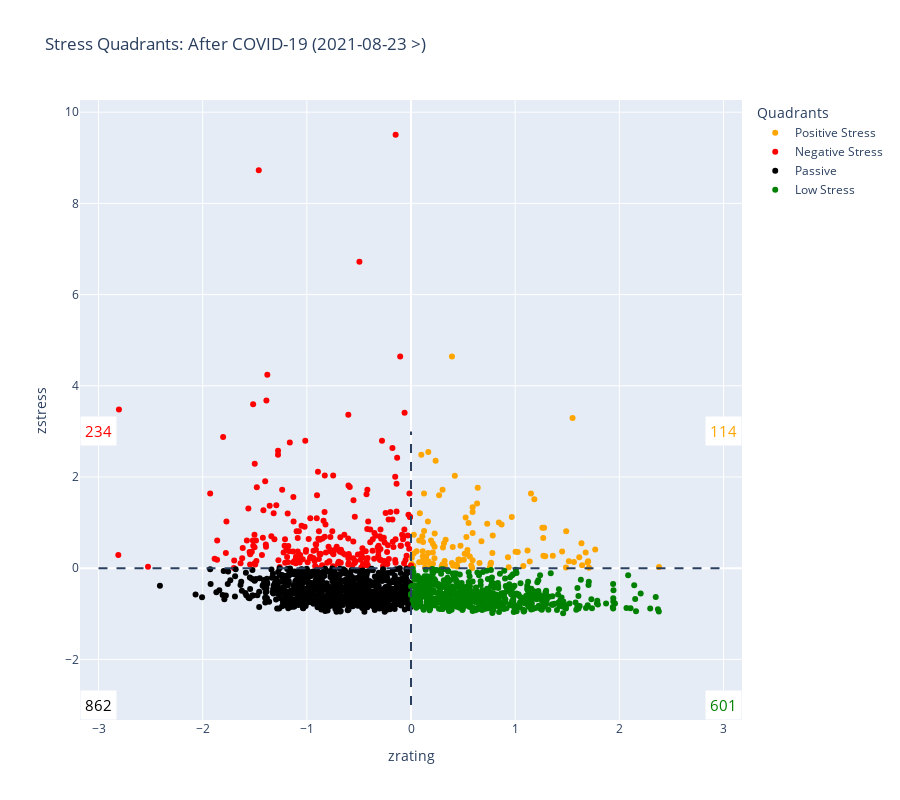

Notebook code cell kept with this figure:
### Code cell
plot_quadrants(merged_df_after, title=f"After COVID-19 ({after_date} >)")

### Figure 1 — Plotly figure (JSON) as saved in the notebook; plotly's stock layout.template omitted (floating-point values rounded to 4 significant figures; data arrays with more than 128 entries replaced by an {"elided": "..."} marker saying what was removed)
{"data": [{"hovertext": ["HubSpot", "The Hartford", "J. Crew", "In-N-Out Burger", "Meta", "Navy Federal Credit Union", "TD", "RBC", "Memorial Sloan Kettering Cancer Center", "Netflix", "TD Ameritrade", "QuikTrip", "Palo Alto Networks", "Glassdoor", "Georgetown University", "United States House of Representatives", "Dana-Farber Cancer Institute", "CUNY (City University of New York)", "Toast Inc", "Kimley-Horn", "American Heart Association", "Tyler Technologies", "Vertex Pharmaceuticals", "ByteDance", "Datadog", "Los Angeles County", "U.S. Senate", "Samsara", "International Rescue Committee", "Pure Storage", "University of Colorado", "Smartsheet", "Cruise", "Databricks", "DraftKings", "Kent State", "National Debt Relief", "Eventbrite", "DreamWorks Animation", "Nextiva", "Cooper’s Hawk Winery & Restaurants", "Thumbtack", "BioMarin Pharmaceutical", "UiPath", "Langan Engineering and Environmental Services", "Alteryx", "Disney Store", "Zoetis", "Percepta", "IPG Mediabrands", "SPS Commerce", "University of Nebraska Medical Center", "Udemy", "Domo", "Amazon Robotics", "Skadden, Arps, Slate, Meagher & Flom", "Sophos", "Salesloft", "Wpromote, LLC", "Seagen", "Everbridge", "FMC", "Lightspeed", "Performics", "Confluent", "Gong", "EvergreenHealth", "Behr Paint Company", "NPR", "Wintrust Financial", "KVC Health Systems", "Jollibee", "Iterable", "F.N.B. Corporation", "Davis Polk", "Stream Companies", "RevLocal", "Shure", "Ambev", "Desjardins", "VHB", "CyberArk", "Nintex", "The Brattle Group", "Jump Trading", "DigiCert", "Appriss", "Planview", "3Q Digital", "MiQ", "JR Automation Technologies", "State Compensation Insurance Fund", "Endress+Hauser Gruppe", "Ripple", "Mission Rock Residential", "Cystic Fibrosis Foundation", "Security Service Federal Credit Union", "Cradlepoint", "Valdosta State University", "Avera McKennan Hospital", "Student Painters, LLC", "SWCA", "Miles IT", "Lancome", "Tire Kingdom", "Department of Education Philippines", "International Justice Mission", "The Wireless Experience", "Quorum", "Student Works", "TotalMed Staffing", "Group Nine Media", "Revere Health", "Ubiquiti"], "marker": {"color": "orange"}, "mode": "markers", "name": "Positive Stress", "type": "scatter", "x": [1.643, 0.1687, 0.07841, 1.488, 0.5152, 0.5877, 0.2107, 0.4289, 0.3021, 1.14, 0.7682, 0.02208, 1.078, 1.516, 0.5917, 0.4381, 0.5648, 0.1352, 0.8437, 0.5525, 0.02709, 0.1908, 1.278, 0.4618, 0.5244, 0.1262, 1.269, 1.695, 0.2275, 0.8695, 0.1157, 0.7848, 0.1133, 2.381, 0.6578, 0.9306, 0.4546, 0.6764, 1.025, 0.5791, 0.02661, 1.004, 0.6345, 0.7632, 0.542, 0.4749, 0.1925, 0.3255, 0.0001701, 0.007868, 0.9379, 0.307, 1.184, 1.768, 0.323, 0.1054, 0.4008, 1.677, 0.2097, 0.4206, 0.1376, 0.1925, 0.1126, 0.4039, 0.393, 1.451, 0.05397, 0.3326, 0.2699, 0.07841, 1.615, 0.2254, 0.166, 0.4433, 0.4668, 1.119, 0.006945, 1.564, 1.152, 0.7572, 0.1454, 1.289, 1.708, 0.9672, 1.637, 0.2101, 0.2363, 1.362, 0.1212, 0.1653, 0.162, 1.49, 0.303, 1.261, 0.5917, 0.3167, 0.2949, 1.7, 0.5917, 0.7812, 0.393, 0.2263, 1.271, 0.1251, 0.08491, 0.5411, 0.6406, 0.5917, 1.551, 0.7317, 0.1086, 0.09894, 0.5319, 0.5073], "y": [0.06279, 0.1444, 0.1285, 0.0166, 0.3167, 0.004539, 0.09645, 0.05696, 0.08181, 0.1495, 0.1169, 0.05164, 0.04731, 0.1514, 0.1753, 0.07564, 0.2568, 0.01389, 1.001, 0.9904, 0.736, 0.02, 0.8885, 0.1913, 1.111, 0.8176, 0.6605, 0.1248, 0.7597, 0.9602, 0.5766, 0.7187, 0.2593, 0.02795, 0.1113, 0.241, 0.1835, 0.5912, 0.3524, 0.0604, 0.3231, 0.3632, 1.418, 0.09225, 0.3966, 0.4941, 0.06484, 0.06484, 0.05164, 0.229, 0.02, 0.456, 1.512, 0.4081, 0.1593, 0.1361, 0.4643, 0.3453, 0.3418, 2.027, 0.1065, 0.6061, 0.3741, 0.05164, 0.1137, 0.3668, 0.3741, 0.6213, 1.6, 0.6061, 0.2385, 0.2198, 2.547, 0.03875, 0.1672, 0.389, 0.09225, 0.1361, 1.64, 0.0166, 0.2531, 0.2624, 0.00786, 1.121, 0.5481, 0.5343, 2.355, 0.2718, 0.2002, 0.3313, 1.022, 0.8091, 1.723, 0.8885, 1.231, 0.5481, 0.03875, 0.1514, 0.7718, 0.3313, 4.64, 0.4685, 0.2718, 1.64, 1.202, 0.3018, 1.766, 1.336, 3.295, 0.9752, 0.7017, 2.49, 0.685, 0.1835]}, {"hovertext": {"elided": "234 str values"}, "marker": {"color": "red"}, "mode": "markers", "name": "Negative Stress", "type": "scatter", "x": {"elided": "234 float values"}, "y": {"elided": "234 float values"}}, {"hovertext": {"elided": "862 str values"}, "marker": {"color": "black"}, "mode": "markers", "name": "Passive", "type": "scatter", "x": {"elided": "862 float values"}, "y": {"elided": "862 float values"}}, {"hovertext": {"elided": "601 str values"}, "marker": {"color": "green"}, "mode": "markers", "name": "Low Stress", "type": "scatter", "x": {"elided": "601 float values"}, "y": {"elided": "601 float values"}}], "layout": {"annotations": [{"bgcolor": "white", "borderpad": 4, "font": {"color": "orange", "size": 15}, "showarrow": false, "text": "114", "x": 3, "y": 3}, {"bgcolor": "white", "borderpad": 4, "font": {"color": "red", "size": 15}, "showarrow": false, "text": "234", "x": -3, "y": 3}, {"bgcolor": "white", "borderpad": 4, "font": {"color": "black", "size": 15}, "showarrow": false, "text": "862", "x": -3, "y": -3}, {"bgcolor": "white", "borderpad": 4, "font": {"color": "green", "size": 15}, "showarrow": false, "text": "601", "x": 3, "y": -3}], "height": 800, "legend": {"title": {"text": "Quadrants"}}, "shapes": [{"line": {"dash": "dash"}, "type": "line", "x0": 0, "x1": 0, "y0": -3, "y1": 3}, {"line": {"dash": "dash"}, "type": "line", "x0": -3, "x1": 3, "y0": 0, "y1": 0}], "title": {"text": "Stress Quadrants: After COVID-19 (2021-08-23 >)"}, "xaxis": {"title": {"text": "zrating"}}, "yaxis": {"title": {"text": "zstress"}}}}
